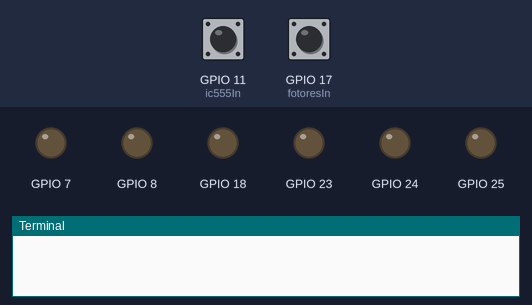
Bench run of a program on a simulated Raspberry Pi (BCM pin numbers). Parts: output pins drawn as LEDs (lit = HIGH), the last lines printed to the terminal. Dashed ring = blinking. Inputs (shaded band) come from the test bench; at power-on: GPIO 17 (fotoresIn) HIGH, GPIO 11 (ic555In) LOW.

Above: at 2.2 s.
2.3 s: GPIO 17 (fotoresIn) driven LOW
At 2.9 s:
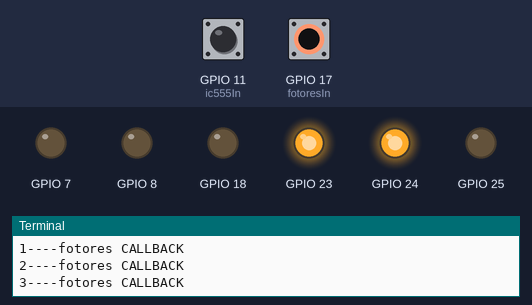
4.1 s: GPIO 11 (ic555In) driven HIGH
At 5.1 s:
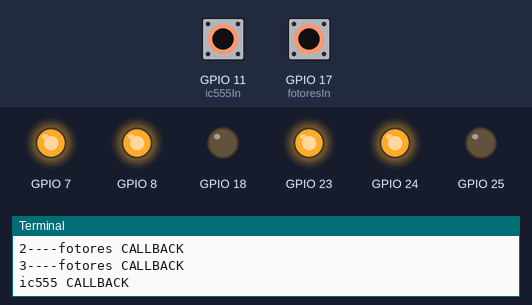
5.6 s: GPIO 11 (ic555In) pulsed LOW 5 times (0.12 s each, 0.3 s apart)
At 5.91 s:
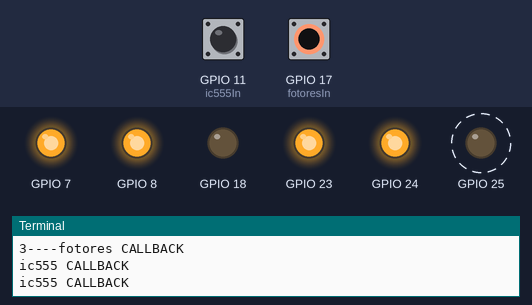
8.6 s: GPIO 17 (fotoresIn) pulsed HIGH 5 times (0.12 s each, 0.3 s apart)
At 8.97 s:
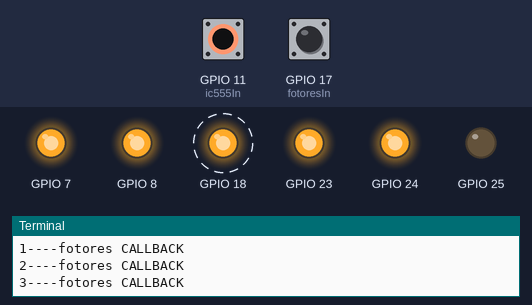
Timing chart, 0 to 11.7 s (numbered marks = the images above; inputs shaded):
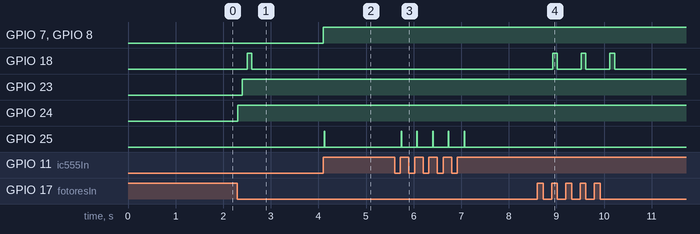

Measured:
- after the input at 2.3 s, GPIO 18: LOW → HIGH after 0.20 s, → LOW 0.10 s later; GPIO 23: LOW → HIGH after 0.10 s; GPIO 24: LOW → HIGH at once
- after the input at 4.1 s, GPIO 7, GPIO 8: LOW → HIGH at once; GPIO 25: LOW → HIGH at once, → LOW 0.01 s later
- after the input at 5.6 s, GPIO 25: alternates HIGH for 0.01 s and LOW for 0.32 s, 10 changes in all, then stays LOW, starting after 0.14 s
- after the input at 8.6 s, GPIO 18: alternates HIGH for 0.10 s and LOW for 0.50 s, 6 changes in all, then stays LOW, starting after 0.32 s

The program:

555-fotores547-interrupt.py
```python
#!/usr/bin/env python
# -*- coding: latin-1 *-*
# -*- coding: cp1252 -*-
#Raspberry Pi - GPIO interface
#Tutti i 6 led colegati sui GPIO OUT vengono accesi secondo lo stato di nr. 2 ingressi
#1)Caso della fotoresistenza:
#  Con la luce vengono accesi i led + cicalino
#  ovvero parte la luminaria. Viceversa con il i led si spengono e il cicalino tace
#2)Caso del timer 555:
#  i led si accendono in sincronia con la tempistica impostata dal 555
import RPi.GPIO as GPIO
from time import sleep
################################### Inizializzazioni
GPIO.setmode(GPIO.BCM)
#buttonIn=False
#luceIn=False
#ledOnfotores=False
#ledOn555=False
ic555In=11
fotoresIn=17
ledPins555=[7,8,25]	# nr. 3 led per input da 555
ledPinsfotores=[24,23,18]  #gli altri 3 Led per accensione con buio
GPIO.setup(fotoresIn,GPIO.IN)#,pull_up_down=GPIO.PUD_UP)	#inizializzazione con logica pull-up
GPIO.setup(ic555In,GPIO.IN)#,pull_up_down=GPIO.PUD_IP)	#inizializzazione con logica pull-up
for a in ledPinsfotores:
        GPIO.setup(a,GPIO.OUT)
        GPIO.output(a, False)   #Spegne i 3 led della fotoresistenza
        sleep(0.01)
for a in ledPins555:
	GPIO.setup(a,GPIO.OUT)
	GPIO.output(a, False)	#Spegne i 3 led del 555
	sleep(0.01)

def fotores_CB(fotoresIn):
	print "1----fotores CALLBACK"
	print "2----fotores CALLBACK"
	print "3----fotores CALLBACK"
	a=0
	b=0
	for a in ledPinsfotores:
       		GPIO.output(a, True)
               	sleep(0.1)
	for b in ledPinsfotores:
       		GPIO.output(a, False)
               	sleep(0.1)

def ic555_CB(ic555In):
	print "ic555 CALLBACK"
	a=0
	b=0
	for a in ledPins555:
       		GPIO.output(a, True)
               	sleep(0.01)
	for b in ledPins555:
       		GPIO.output(a, False)
               	sleep(0.1)

################################### Loop di lavoro
try:
	# add falling edge detection on a channel HIGH ----> LOW
	GPIO.add_event_detect(fotoresIn, GPIO.FALLING)#, callback=fotores_CB, bouncetime=1500)
	GPIO.add_event_callback(fotoresIn, fotores_CB, bouncetime=500)
	# add rising edge detection on a channel LOW ----> HIGH
	GPIO.add_event_detect(ic555In, GPIO.RISING)#, callback=ic555_CB, bouncetime=1500)
	GPIO.add_event_callback(ic555In, ic555_CB, bouncetime=500)
	sleep(1)
	while 1:
		GPIO.event_detected(fotoresIn)
		sleep(1)

		GPIO.event_detected(ic555In)
		sleep(1)

except KeyboardInterrupt:
	print " "
	print "Ciao !"
	GPIO.setwarnings(False)
	GPIO.cleanup()
GPIO.setwarnings(False)
GPIO.cleanup()
```
